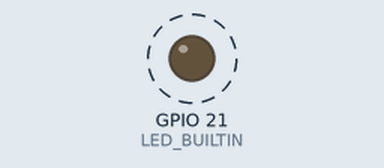
The sketch below on a simulated Seeed XIAO ESP32-S3. On the bench: output pins drawn as LEDs (lit = HIGH). Dashed ring = blinking.

Above: at 0.05 s.
Timing chart, 0 to 3.0 s (numbered marks = the images above):
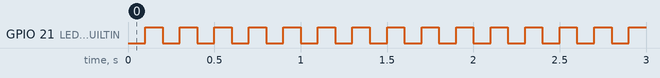

Measured:
- by itself, GPIO 21 (LED_BUILTIN): alternates HIGH for 0.10 s and LOW for 0.10 s

The sketch:

Blink.ino
```cpp
// XIAO ESP32-S3 Blink
// USER LED: GPIO21 (active-low: LOW = on, HIGH = off)

void setup() {
  pinMode(LED_BUILTIN, OUTPUT);
}

void loop() {
  digitalWrite(LED_BUILTIN, LOW);   // LED on
  delay(100);
  digitalWrite(LED_BUILTIN, HIGH);  // LED off
  delay(100);
}
```
